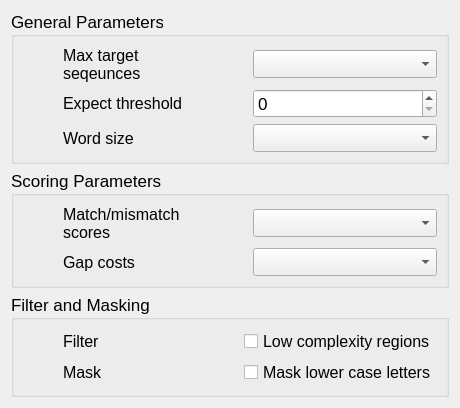
<?xml version="1.0" encoding="UTF-8"?>
<ui version="4.0">
 <class>BlastParaPage</class>
 <widget class="QWizardPage" name="BlastParaPage">
  <property name="geometry">
   <rect>
    <x>0</x>
    <y>0</y>
    <width>460</width>
    <height>398</height>
   </rect>
  </property>
  <property name="windowTitle">
   <string>WizardPage</string>
  </property>
  <layout class="QGridLayout" name="gridLayout_4">
   <item row="2" column="0">
    <widget class="QGroupBox" name="groupBox_2">
     <property name="font">
      <font>
       <pointsize>13</pointsize>
      </font>
     </property>
     <property name="title">
      <string>Scoring Parameters</string>
     </property>
     <layout class="QGridLayout" name="gridLayout_2">
      <item row="0" column="1">
       <widget class="QLabel" name="label_4">
        <property name="font">
         <font>
          <pointsize>12</pointsize>
         </font>
        </property>
        <property name="text">
         <string>Match/mismatch
scores</string>
        </property>
       </widget>
      </item>
      <item row="0" column="2">
       <widget class="QComboBox" name="comboBox_reward_penalty"/>
      </item>
      <item row="1" column="1">
       <widget class="QLabel" name="label_5">
        <property name="font">
         <font>
          <pointsize>12</pointsize>
         </font>
        </property>
        <property name="text">
         <string>Gap costs</string>
        </property>
       </widget>
      </item>
      <item row="1" column="2">
       <widget class="QComboBox" name="comboBox_gapCost"/>
      </item>
      <item row="0" column="0">
       <spacer name="horizontalSpacer_4">
        <property name="orientation">
         <enum>Qt::Horizontal</enum>
        </property>
        <property name="sizeType">
         <enum>QSizePolicy::Fixed</enum>
        </property>
        <property name="sizeHint" stdset="0">
         <size>
          <width>40</width>
          <height>20</height>
         </size>
        </property>
       </spacer>
      </item>
      <item row="1" column="0">
       <spacer name="horizontalSpacer_5">
        <property name="orientation">
         <enum>Qt::Horizontal</enum>
        </property>
        <property name="sizeType">
         <enum>QSizePolicy::Fixed</enum>
        </property>
        <property name="sizeHint" stdset="0">
         <size>
          <width>40</width>
          <height>20</height>
         </size>
        </property>
       </spacer>
      </item>
     </layout>
    </widget>
   </item>
   <item row="0" column="0">
    <widget class="QGroupBox" name="groupBox">
     <property name="font">
      <font>
       <pointsize>13</pointsize>
      </font>
     </property>
     <property name="title">
      <string>General Parameters</string>
     </property>
     <layout class="QGridLayout" name="gridLayout_3">
      <item row="1" column="1">
       <widget class="QLabel" name="label_2">
        <property name="font">
         <font>
          <pointsize>12</pointsize>
         </font>
        </property>
        <property name="text">
         <string>Expect threshold</string>
        </property>
       </widget>
      </item>
      <item row="0" column="1">
       <widget class="QLabel" name="label">
        <property name="font">
         <font>
          <pointsize>12</pointsize>
         </font>
        </property>
        <property name="text">
         <string>Max target
seqeunces</string>
        </property>
       </widget>
      </item>
      <item row="1" column="2">
       <widget class="QSpinBox" name="spinBox_evalue"/>
      </item>
      <item row="2" column="1">
       <widget class="QLabel" name="label_3">
        <property name="font">
         <font>
          <pointsize>12</pointsize>
         </font>
        </property>
        <property name="text">
         <string>Word size</string>
        </property>
       </widget>
      </item>
      <item row="2" column="2">
       <widget class="QComboBox" name="comboBox_wordSize"/>
      </item>
      <item row="0" column="2">
       <widget class="QComboBox" name="comboBox_maxTarSeqs"/>
      </item>
      <item row="0" column="0">
       <spacer name="horizontalSpacer">
        <property name="orientation">
         <enum>Qt::Horizontal</enum>
        </property>
        <property name="sizeType">
         <enum>QSizePolicy::Fixed</enum>
        </property>
        <property name="sizeHint" stdset="0">
         <size>
          <width>40</width>
          <height>20</height>
         </size>
        </property>
       </spacer>
      </item>
      <item row="1" column="0">
       <spacer name="horizontalSpacer_2">
        <property name="orientation">
         <enum>Qt::Horizontal</enum>
        </property>
        <property name="sizeType">
         <enum>QSizePolicy::Fixed</enum>
        </property>
        <property name="sizeHint" stdset="0">
         <size>
          <width>40</width>
          <height>20</height>
         </size>
        </property>
       </spacer>
      </item>
      <item row="2" column="0">
       <spacer name="horizontalSpacer_3">
        <property name="orientation">
         <enum>Qt::Horizontal</enum>
        </property>
        <property name="sizeType">
         <enum>QSizePolicy::Fixed</enum>
        </property>
        <property name="sizeHint" stdset="0">
         <size>
          <width>40</width>
          <height>20</height>
         </size>
        </property>
       </spacer>
      </item>
     </layout>
    </widget>
   </item>
   <item row="4" column="0">
    <widget class="QGroupBox" name="groupBox_3">
     <property name="font">
      <font>
       <pointsize>13</pointsize>
      </font>
     </property>
     <property name="title">
      <string>Filter and Masking</string>
     </property>
     <layout class="QGridLayout" name="gridLayout">
      <item row="1" column="1">
       <widget class="QLabel" name="label_7">
        <property name="font">
         <font>
          <pointsize>12</pointsize>
         </font>
        </property>
        <property name="text">
         <string>Mask</string>
        </property>
       </widget>
      </item>
      <item row="1" column="2">
       <widget class="QCheckBox" name="checkBox_lowerCase">
        <property name="font">
         <font>
          <pointsize>12</pointsize>
         </font>
        </property>
        <property name="text">
         <string>Mask lower case letters</string>
        </property>
       </widget>
      </item>
      <item row="0" column="1">
       <widget class="QLabel" name="label_6">
        <property name="font">
         <font>
          <pointsize>12</pointsize>
         </font>
        </property>
        <property name="text">
         <string>Filter</string>
        </property>
       </widget>
      </item>
      <item row="0" column="2">
       <widget class="QCheckBox" name="checkBox_dust">
        <property name="font">
         <font>
          <pointsize>12</pointsize>
         </font>
        </property>
        <property name="text">
         <string>Low complexity regions</string>
        </property>
       </widget>
      </item>
      <item row="0" column="0">
       <spacer name="horizontalSpacer_6">
        <property name="orientation">
         <enum>Qt::Horizontal</enum>
        </property>
        <property name="sizeType">
         <enum>QSizePolicy::Fixed</enum>
        </property>
        <property name="sizeHint" stdset="0">
         <size>
          <width>40</width>
          <height>20</height>
         </size>
        </property>
       </spacer>
      </item>
      <item row="1" column="0">
       <spacer name="horizontalSpacer_7">
        <property name="orientation">
         <enum>Qt::Horizontal</enum>
        </property>
        <property name="sizeType">
         <enum>QSizePolicy::Fixed</enum>
        </property>
        <property name="sizeHint" stdset="0">
         <size>
          <width>40</width>
          <height>20</height>
         </size>
        </property>
       </spacer>
      </item>
     </layout>
    </widget>
   </item>
   <item row="1" column="0">
    <spacer name="verticalSpacer">
     <property name="orientation">
      <enum>Qt::Vertical</enum>
     </property>
     <property name="sizeHint" stdset="0">
      <size>
       <width>20</width>
       <height>40</height>
      </size>
     </property>
    </spacer>
   </item>
   <item row="3" column="0">
    <spacer name="verticalSpacer_2">
     <property name="orientation">
      <enum>Qt::Vertical</enum>
     </property>
     <property name="sizeHint" stdset="0">
      <size>
       <width>20</width>
       <height>40</height>
      </size>
     </property>
    </spacer>
   </item>
  </layout>
 </widget>
 <resources/>
 <connections/>
</ui>
